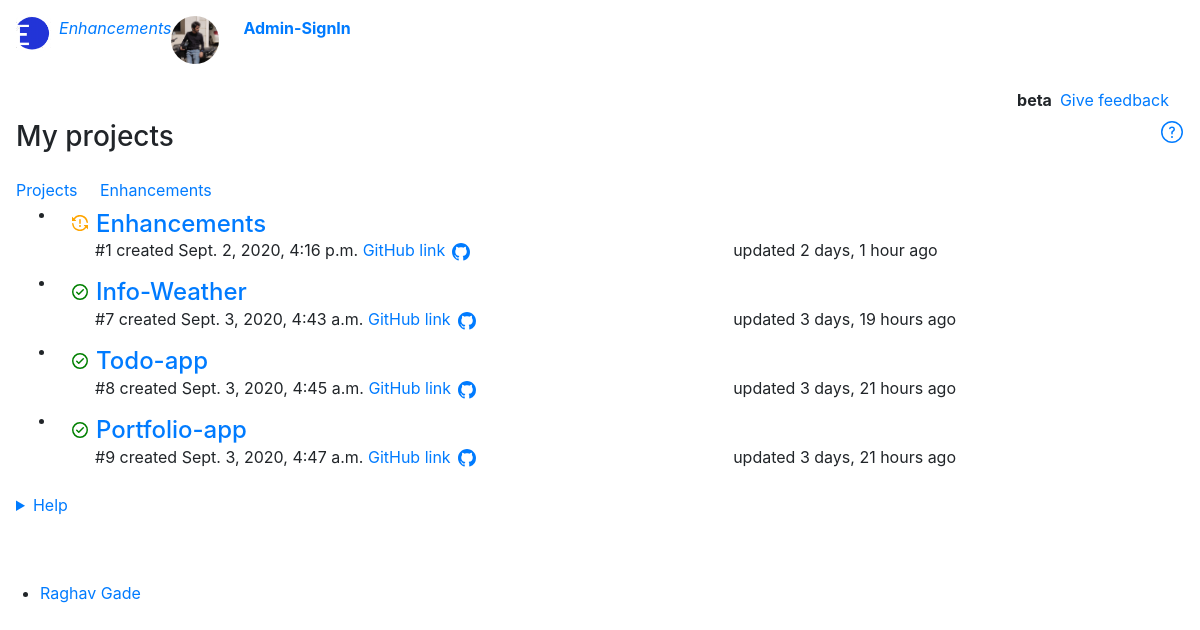
Before: /projects with the older database file.
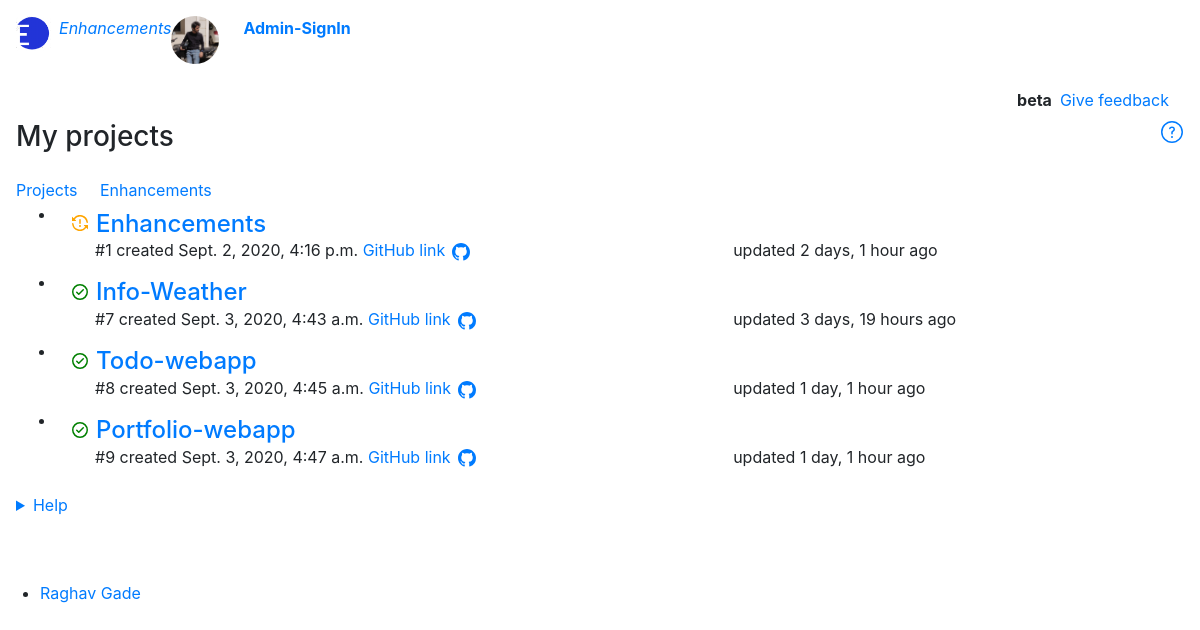
After: the same page with the newer database file.
### base/models.py (models this page shows, shortened)
class Project(models.Model):
    STATUS = (
        ('Queued','Queued'),
        ('Working','Working'),
        ('Completed','Completed'),
    )
    project_id = HashidAutoField(min_length=8,primary_key=True,alphabet="0123456789abcdefghijklmnopqrstuvwxyz",salt="drop the gun and go to steam bathc")
    project_title = models.CharField(max_length=200,default='New Project')
    project_description = MDTextField()
    github_link = models.CharField(max_length=200, default='',blank=True,null=True)
    status = models.CharField(max_length=20,null=False,choices=STATUS,default="Working")
    date_created = models.DateTimeField(auto_now_add=True)
    updated_at = models.DateTimeField(auto_now=True)
    features = models.BooleanField(default=False)

### base/views.py (the view)
# urls.py: path('projects', views.projects, name="home"),
def projects(request):
    projects = Project.objects.all()
    progress = Progress.objects.all()
    context = {
        'projects' : projects,
        'progress' : progress
    }
    return render(request,'base/projects.html',context)

### base/templates/base/projects.html (shortened to what the changed rows need)
{% extends 'base/main.html' %}
{% load static %}
{% load humanize %}
  {% block content%}
    <main class="container-lg px-3 pb-4">
      <div id="project-list">
        <div class="Box Box--spacious f4 mt-2">
          <ul>
            {% for project in projects  %}
            <li class="Box-row Box-row--hover-gray p-0 mt-0">
                <div class="ml-2 p-2 col-12">
                  <span class="tooltipped tooltipped-e float-left" aria-label="Closed ticket">
                    <span class="v-align-middle">
                      {% if project.status == "Working" %}
                      <svg id="working" xmlns="http://www.w3.org/2000/svg" viewBox="0 0 16 16" width="16" height="16"><path fill-rule="evenodd" d="M8 1.5a6.491 6.491 0 00-5.285 2.715l1.358 1.358A.25.25 0 013.896 6H.25A.25.25 0 010 5.75V2.104a.25.25 0 01.427-.177l1.216 1.216a8 8 0 0114.315 4.03.748.748 0 01-.668.83.75.75 0 01-.824-.676A6.501 6.501 0 008 1.5zM.712 8.004a.75.75 0 01.822.67 6.501 6.501 0 0011.751 3.111l-1.358-1.358a.25.25 0 01.177-.427h3.646a.25.25 0 01.25.25v3.646a.25.25 0 01-.427.177l-1.216-1.216A8 8 0 01.042 8.827a.75.75 0 01.67-.823zM9 11a1 1 0 11-2 0 1 1 0 012 0zm-.25-6.25a.75.75 0 00-1.5 0v3.5a.75.75 0 001.5 0v-3.5z"></path></svg>
                      {% elif project.status == "Completed" %}
                      <svg id="completed" xmlns="http://www.w3.org/2000/svg" viewBox="0 0 16 16" width="16" height="16"><path fill-rule="evenodd" d="M1.5 8a6.5 6.5 0 1113 0 6.5 6.5 0 01-13 0zM0 8a8 8 0 1116 0A8 8 0 010 8zm11.78-1.72a.75.75 0 00-1.06-1.06L6.75 9.19 5.28 7.72a.75.75 0 00-1.06 1.06l2 2a.75.75 0 001.06 0l4.5-4.5z"></path></svg>
                      {% elif project.status == "Queued" %}
                      <svg id="queued" xmlns="http://www.w3.org/2000/svg" viewBox="0 0 16 16" width="16" height="16"><path fill-rule="evenodd" d="M8 1.5a6.5 6.5 0 100 13 6.5 6.5 0 000-13zM0 8a8 8 0 1116 0A8 8 0 010 8zm9 3a1 1 0 11-2 0 1 1 0 012 0zm-.25-6.25a.75.75 0 00-1.5 0v3.5a.75.75 0 001.5 0v-3.5z"></path></svg>
                      {% endif %}
                    </span>
                  </span>
                  <div class="col-12 clearfix">
                    <div class="col-6 pl-2 min-width-0 float-left">
                      {% if request.user.is_authenticated %}
                      <a class="link-gray-dark no-underline v-align-middle h4" href="{% url 'projectedit' project.project_id %}">{{project.project_title}}</a> &nbsp; <a href="{% url 'specificproject' project.project_id%}"><svg xmlns="http://www.w3.org/2000/svg" viewBox="0 0 16 16" width="16" height="16"><path fill-rule="evenodd" d="M1.679 7.932c.412-.621 1.242-1.75 2.366-2.717C5.175 4.242 6.527 3.5 8 3.5c1.473 0 2.824.742 3.955 1.715 1.124.967 1.954 2.096 2.366 2.717a.119.119 0 010 .136c-.412.621-1.242 1.75-2.366 2.717C10.825 11.758 9.473 12.5 8 12.5c-1.473 0-2.824-.742-3.955-1.715C2.92 9.818 2.09 8.69 1.679 8.068a.119.119 0 010-.136zM8 2c-1.981 0-3.67.992-4.933 2.078C1.797 5.169.88 6.423.43 7.1a1.619 1.619 0 000 1.798c.45.678 1.367 1.932 2.637 3.024C4.329 13.008 6.019 14 8 14c1.981 0 3.67-.992 4.933-2.078 1.27-1.091 2.187-2.345 2.637-3.023a1.619 1.619 0 000-1.798c-.45-.678-1.367-1.932-2.637-3.023C11.671 2.992 9.981 2 8 2zm0 8a2 2 0 100-4 2 2 0 000 4z"></path></svg></a>
                      {% else %}
                      <a class="link-gray-dark no-underline v-align-middle h4" href="{% url 'specificproject' project.project_id %}">{{project.project_title}}</a>
                      {% endif %}
                    </div>
                  </div>
                  <div class="col-12 clearfix">
                    <div class="col-6 pl-2 text-small text-gray float-left">
                      #{{project.project_id}}
                      created <relative-time datetime="2020-08-25T06:16:01Z" class="no-wrap">{{project.date_created}}</relative-time>
                      {% if project.github_link %}
                      <span class="v-align-right" style="color: black;">
                        <a href="{{ project.github_link }}" target="_blank">GitHub link</a>
                      </span>
                      {% endif %}
                    </div>
                    <div class="col-4 offset-1 text-small text-gray float-left">
                      updated <relative-time datetime="2020-08-25T06:31:06" class="no-wrap">{{project.updated_at|naturaltime}}</relative-time>
                    </div>
                  </div>
                </div>
              </li>
              {% endfor %}
      </ul>
      </div>
      <br>
    </main>
{% endblock %}

Changed rows visible on the page:
changed Project id 8: project_title "Todo-app" → "Todo-webapp"; updated_at "3 days, 21 hours ago" → "1 day, 1 hour ago"
changed Project id 9: project_title "Portfolio-app" → "Portfolio-webapp"; updated_at "3 days, 21 hours ago" → "1 day, 1 hour ago"
